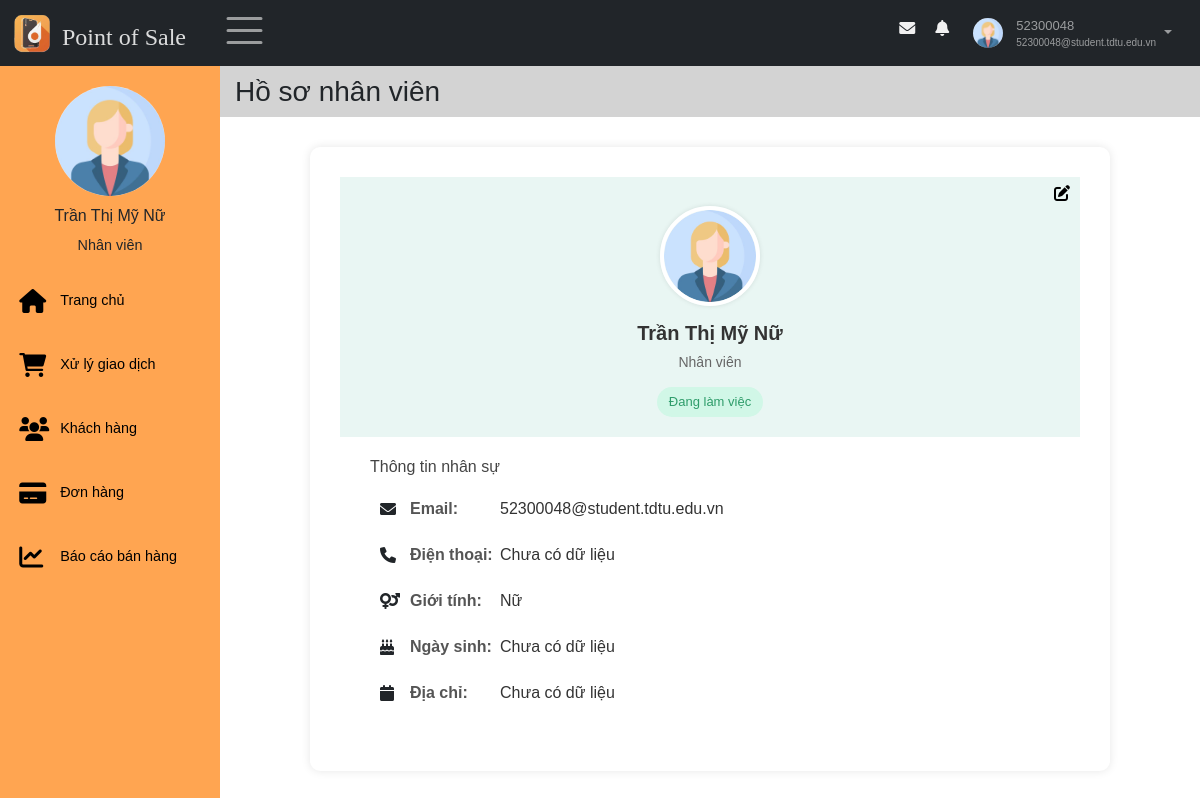
Screenshot of /source/TrangNhanVien/index.php?nav=hoso (signed in) with the database file from the repository.
### tables this page shows
CREATE TABLE `nhanvien` (
  `id` int(11) NOT NULL,
  `hoten` varchar(50) NOT NULL,
  `email` varchar(100) NOT NULL,
  `gioitinh` enum('Nữ','Nam') DEFAULT NULL,
  `sdt` varchar(11) DEFAULT NULL,
  `ngaysinh` date DEFAULT NULL,
  `diachi` varchar(100) DEFAULT NULL,
  `img` varchar(50) DEFAULT NULL
);

### source/TrangNhanVien/modules/quanlyhoso/getProfileNV.php (called while the page is built, shortened)
<?php
    $conn = connectDB();
    if(empty($_SESSION["id"])) {
        header("Location: ../index.php");
        exit();
    }else{
        $sql = "SELECT * FROM nhanvien WHERE id =" . $_SESSION["id"];
    }
    $result = $conn->query($sql);
    if ($result->num_rows > 0) {
        $row = $result->fetch_assoc();
        $profile_name =  $row["hoten"]??"";
        $profile_sdt = $row["sdt"]??"";
        $profile_email = $row["email"]??"";
        $profile_gender = $row["gioitinh"]??"";
        $profile_ngaysinh = $row["ngaysinh"]??"";
        $profile_diachi = $row["diachi"]??"";
        $profile_img = $row["img"]??"";
    }
?>

### source/TrangNhanVien/pages/main/content/hoso.php (the view)
<div class = "main-content " id="main">
    <main>
        <div class = "page-header">
            <div>
                <h3>Hồ sơ nhân viên </h3>
            </div>
        </div>
        <section class="profife-view">
            <div class="profile-container">
                <div class="profile-header">
                    <div class="right-actions">
                        <a href="index.php?nav=hoso&query=sua"><i class='fa fa-edit'></i></a>
                    </div>
                    <div>
                        <img src="<?=$avtPath?>" alt="Avatar" class="avatar">
                        <h2 class="name"><?=$profile_name?></h2>
                        <p class="position"><?=$_SESSION['role']?></p>
                        <span class="status">Đang làm việc</span>
                    </div>
                </div>
                <div class="profile-info">
                <h3>Thông tin nhân sự</h3>
                <div class="info-item">
                    <i class="fa fa-envelope icon"></i>
                    <span class="label">Email:</span>
                    <span class="value"><?=$profile_email?></span>
                </div>
                <div class="info-item">
                    <i class="fa fa-phone icon"></i>
                    <span class="label">Điện thoại:</span>
                    <span class="value"><?= $profile_sdt ?: "Chưa có dữ liệu" ?></span>
                </div>
                <div class="info-item">
                    <i class="fa fa-venus-mars icon"></i>
                    <span class="label">Giới tính:</span>
                    <span class="value"><?=$profile_gender ?: "Chưa có dữ liệu" ?></span>
                </div>
                <div class="info-item">
                    <i class="fa fa-birthday-cake icon"></i>
                    <span class="label">Ngày sinh:</span>
                    <span class="value"><?= $profile_ngaysinh ?: "Chưa có dữ liệu" ?></span>
                </div>
                <div class="info-item">
                    <i class="fa fa-calendar icon"></i>
                    <span class="label">Địa chỉ:</span>
                    <span class="value"><?= $profile_diachi ?: "Chưa có dữ liệu" ?></span>
                </div>
                </div>
            </div>
        </section>
    </main>
</div>

### source/TrangNhanVien/pages/nav.php (shortened to what this page needs)
<nav class="navbar navbar-expand-sm bg-dark navbar-dark fixed-top" id="nav">
    <div class="container-fluid">
        <div class="leftnav justify-content-start">
            <a class="logo navbar-brand" href="index.php" data-bs-toggle="tooltip"  title="Về trang chủ">
                <img src="../images/logo.ico" alt="Logo" style="width:40px;" >
                <h4>Point of Sale</h4>
            </a>
            <div class="openclose"><span class="navbar-toggler-icon" style="font-size:30px;cursor:pointer" onclick="open_closeNav() " class = "las la-bars"></span>  </div>
        </div>
        <div class="rightnav justify-content-end">
            <ul  class=" navbar-nav" >
                <li class="nav-item">
                    <a  href="#">
                    <span class = "fa fa-fw fa-envelope"></span>
                    </a></li>
                <li class="nav-item">
                    <a  href="#">
                    <span class = "fa fa-bell"></span>
                    </a></li>
                <li class="nav-item dropdown">
                        <a id="nav-user" class="nav-link dropdown-toggle" href="#" role="button" data-bs-toggle="dropdown">
                            <?php
                            if (empty($profile_img) || $profile_img == "") {
                                $avtPath = "../images/user.jpg";
                            } else {
                                $avtPath = "modules/quanlyhoso/imagesNV/" . $profile_img;
                            }
                            ?>
                            <img id="nav-avatar" src = "<?=$avtPath?>" height = "30px"  width = "30px" alt = "Avatar">
                            <div class="infor">
                                <p id ="user"><?= $_SESSION["username"]?></p>
                                <p id="email"><?= $_SESSION["email"]?></p>
                            </div>
                        </a>
                </li>
            </ul>
        </div>
    </div>
</nav>

### source/TrangNhanVien/pages/main/sidebar.php (shortened to what this page needs)
<div class="sidebar"  id="mySidebar" >
    <div class="sidebar-user">
        <img src="<?=$avtPath?>" height = "70px"  width = "70px" alt = "">
            <div>
                <h3><?=$profile_name?></h3>
                <span><?=$_SESSION['role']?></span>
        </div>
    </div>
    <div class="sidebar-menu">
        <ul >
            <li class="item">
                <a class="link" href="index.php">
                    <span class = "fa fa-home"></span>
                    <p class="item-sidebar">Trang chủ</p>
                </a>
            </li>
            <li class="item">
                <a class="link" href="index.php?sidebar=giaodich">
                    <span class = "fa fa-shopping-cart"></span>
                    <p class="item-sidebar">Xử lý giao dịch </p>
                </a>
            </li>
            <li class="item">
                <a class="link" href="index.php?sidebar=khachhang" >
                    <span class = "fa fa-users"></span>
                    <p class="item-sidebar">Khách hàng</p>
                </a>
            </li>
            <li class="item">
                <a class="link" href="index.php?sidebar=donhang">
                    <span class = "fa fa-credit-card"></span>
                    <p class="item-sidebar">Đơn hàng  </p>
                </a>
            </li>
            <li class="item">
                <a class="link" href="index.php?sidebar=baocao">
                    <span class = "fa fa-line-chart"></span>
                    <p class="item-sidebar">Báo cáo bán hàng  </p>
                </a>
            </li>
        </ul>
    </div>
</div>

### source/TrangNhanVien/style.css (style rules this page uses)
* { font-family: 'Poppins', sans-serif; box-sizing: border-box; text-decoration: none; list-style-type: none; padding: 0; margin: 0; }
.sidebar-user { margin-top: 1rem; text-align: center; }
.sidebar-user img { width: 110px; height: 110px; border-radius: 50%; margin-bottom: 10px; }
.sidebar-user h3 { font-size: 1rem; }
.sidebar-user span { font-size: .9rem; margin-top: .9rem; margin-bottom: .9rem; }
#nav { position: fixed; }
.nav-item { margin: 5px 8px; }
.logo { display: flex; margin: 0; padding: 0; }
.logo h4 { color: #ffffffd6; margin: 10px 10px 0 10px; font-family:Cambria, Cochin, Georgia, Times, 'Times New Roman', serif; }
.leftnav { display: flex; }
.sidebar { display: flex; flex-direction: column; width: 220px; height: 100%; padding: 15px 0 0 0; background: #ffa551; position: fixed; z-index: 1; overflow-x: hidden; transition: 0.5s; }
.main-content { padding: 1.5rem; height: auto; }
#main { margin-left: 235px; transition: margin-left .5s; padding:0; }
.page-header { background-color:lightgrey; padding: 20px 15px 0 15px; display: flex; }
.openclose { margin: 0 10px; }
.sidebar ul { margin-bottom: 2rem; padding: 0; }
.sidebar li { margin-left: .2rem; }
.sidebar-menu { flex-grow: 1; }
.link { font-size: .9rem; display: flex; align-items: center; margin-top: 1.5rem; transition: 0.3s; color: black; padding: 8px 16px; text-decoration: none; }
.item-sidebar { margin: 0; margin-right: 5px; }
.item .link span { width: 25px; }
.sidebar li a span, .sidebar a span { font-size: 1.5rem; display: inline-block; margin-right: 1rem; }
#nav-user { display: flex; padding: 0; }
.infor { margin-left: 10px; display: flex; flex-direction: column; justify-content: center; flex-grow: 1; font-size: x-small; }
.infor p { margin: 0; }
#user { font-size: small; }
#nav-avatar { width: 30px; height: 30px; border-radius: 50%; margin: 3px; }
#nav-user::after { margin: 15px 8px; }
.rightnav>ul>li>a>span { color: #f1f1f1; padding: 5px; }
.profile-container { background-color: white; padding: 30px; max-width: 800px; margin: auto; margin-top: 30px; border-radius: 10px; box-shadow: 0 0 10px rgba(0,0,0,0.1); }
.profile-header { text-align: center; padding: 5px 10px 20px; background-color: #e9f6f3; height: auto; }
.avatar { width: 100px; height: 100px; border-radius: 50%; object-fit: cover; border: 4px solid white; box-shadow: 0 0 5px rgba(0,0,0,0.1); }
.name { margin-top: 15px; font-size: 20px; font-weight: 600; color: #333; }
.position { font-size: 14px; color: #666; margin: 5px 0; line-height: 1.4; }
.status { display: inline-block; background-color: #d1f7e7; color: #2e9c6a; padding: 5px 12px; border-radius: 20px; font-size: 13px; margin-top: 10px; }
.profile-info { padding: 20px 30px; }
.profile-info h3 { font-size: 16px; color: #444; margin-bottom: 15px; }
.info-item { display: flex; align-items: center; margin-bottom: 10px; }
.icon { font-size: 18px; padding: 10px; width:40px; }
.label { font-weight: 600; width: 90px; color: #555; }
.value { color: #333; }
.right-actions .fa-edit { color: black; }
.right-actions { display:flex; justify-content: end; }

### rows the page displays
nhanvien: img (placeholder picture), hoten "Trần Thị Mỹ Nữ", email "52300048@student.tdtu.edu.vn", sdt "Chưa có dữ liệu", gioitinh "Nữ", ngaysinh "Chưa có dữ liệu", diachi "Chưa có dữ liệu"

### other values shown
$_SESSION["username"] "52300048"
$_SESSION["email"] "52300048@student.tdtu.edu.vn"
$_SESSION['role'] "Nhân viên"
